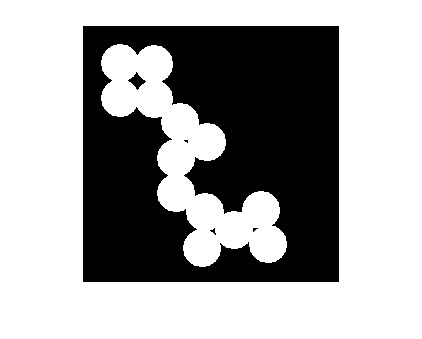
#> input picture Practicals/P3_/data/fig1.jpg, 422 x 339 px, found by its file name
$ jupyter execute CV3.ipynb
#> lines starting #> are read from the running program, lines starting #| are printed output that depends on the picture; after the words box and inside, x2 and y2 are one past the last pixel; in counts of white or black regions, pixels touching at a corner belong together
Setup

[cell 1]
### Import required libraries
import cv2
import numpy as np
import matplotlib.pyplot as plt
from skimage import io, color, img_as_ubyte, feature

[cell 2]
# Function to display images
def display_images(images, titles, rows=1, cols=3):
    """Display multiple images in a grid layout."""
    plt.figure(figsize=(15, 10))
    for i in range(len(images)):
        plt.subplot(rows, cols, i + 1)
        plt.imshow(images[i], cmap='gray')
        plt.title(titles[i])
        plt.axis('off')
    plt.show()

base_path = r'C:\Users\danis\OneDrive\Documents\Repos\CV_PE2\Practicals\P3_\data'

# Load images for the tasks
fig1 = cv2.imread( rf"{base_path}\fig1.jpg", 0)  # Replace with the path to Fig 1
#> fig1 is the input picture: shape (339, 422); min 0, max 255, mean 163.4
fig2 = cv2.imread( rf"{base_path}\fig2.jpg", 0)  # Replace with the path to Fig 1
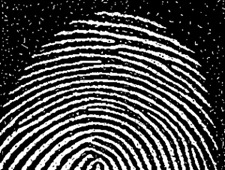
#> input picture Practicals/P3_/data/fig2.jpg, 225 x 170 px, found by its file name
#> fig2 is the input picture: shape (170, 225); min 0, max 255, mean 74.2
fig3 = cv2.imread( rf"{base_path}\fig3.jpg", 0)  # Replace with the path to Fig 1
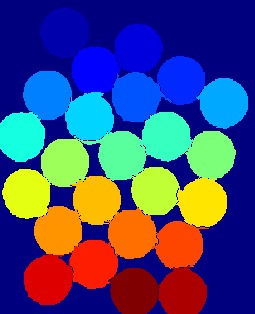
#> input picture Practicals/P3_/data/fig3.jpg, 255 x 314 px, found by its file name
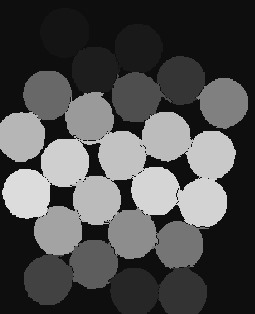
#> fig3: shape (314, 255); min 1, max 233, mean 78.1

# Display original images
display_images([fig1, fig2, fig3], ['Original Fig 1', 'Original Fig 2', 'Original Fig 3'])
#> the loop in display_images, `for i in range(len(images)):` made 3 passes
#> in display_images, `plt.show()`:
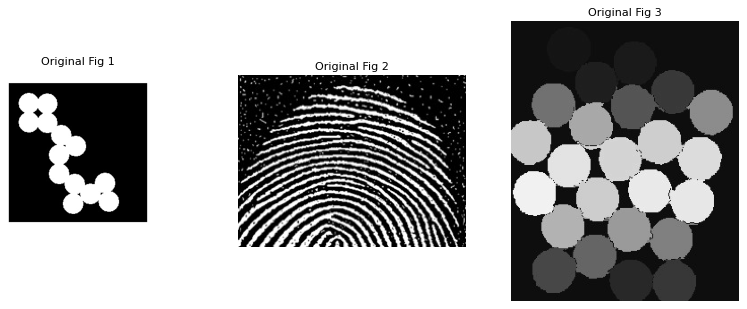
#> figure drawn by matplotlib, 3 panels

Task 1: Erode and Count Balls

[cell 3]
# Lab Task 1: Perform Erosion to separate balls in Fig 1
def task1_erosion(image, kernel_size=8):
#> called with kernel_size = 8
    kernel = np.ones((kernel_size, kernel_size), np.uint8)
    eroded = cv2.erode(image, kernel, iterations=3)
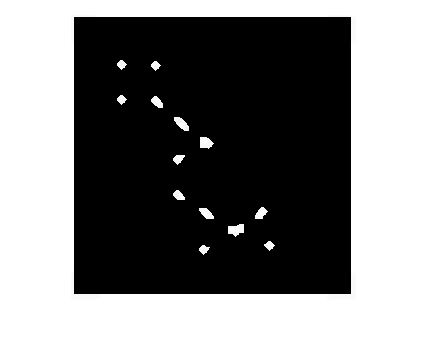
#> eroded: shape (339, 422); min 0, max 255, mean 120.2
#> the loop in display_images (call 2), `for i in range(len(images)):` made 2 passes
    return eroded


# Optional: Count objects in the eroded image (Lab Task 1 extension)
def count_objects(eroded_image):
    _, thresh = cv2.threshold(eroded_image, 127, 255, cv2.THRESH_BINARY)
#> thresh: shape (339, 422); 47.2% white; 14 white regions, largest, box (x1, y1, x2, y2) and area: (0, 0, 422, 339) 66329, (228, 224, 244, 237) 145, (200, 137, 214, 149) 124
    num_labels, _ = cv2.connectedComponents(thresh)
#> num_labels = 15
    return num_labels - 1  # Subtract 1 for the background


# Perform operations for Lab Tasks
eroded_fig1 = task1_erosion(fig1)

# Display results
display_images([fig1, eroded_fig1], ['Original Fig 1', 'Eroded Fig 1'])
# Count objects in Fig 1 after erosion
num_balls = count_objects(eroded_fig1)
#> num_balls = 14
print(f"Total number of balls in Fig 1: {num_balls}")
#| Total number of balls in Fig 1: 14

Task 2: Fingerprint

[cell 4]
# Convert to binary image (if it's not already binary)
_, binary_fig2 = cv2.threshold(fig2, 127, 255, cv2.THRESH_BINARY)
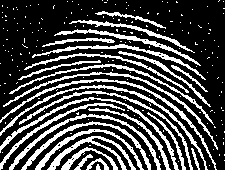
#> binary_fig2: shape (170, 225); 28.4% white in thin lines or dots

# Define a 3x3 kernel for morphological operations
kernel1 = np.ones((2, 2), np.uint8)
kernel2 = np.ones((1, 1), np.uint8)

# Apply Morphological Opening to remove noise (small points)
opened_fig2 = cv2.morphologyEx(binary_fig2, cv2.MORPH_OPEN, kernel1)
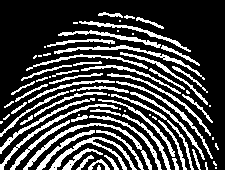
#> opened_fig2: shape (170, 225); 26.9% white; 77 white regions (26 under 20 px), largest, box (x1, y1, x2, y2) and area: (23, 123, 152, 170) 587, (49, 137, 137, 170) 554, (54, 45, 205, 80) 485

# Apply Morphological Closing to fill gaps between ridges (or thumb impressions)
closed_fig2 = cv2.morphologyEx(opened_fig2, cv2.MORPH_CLOSE, kernel2)


# Display the images: Original, Opened, and Closed
display_images([fig2, opened_fig2, closed_fig2], ['Original Fig 2 (Fingerprint)', 'Opened Fig 2 (Fingerprint)', 'Closed Fig 2 (Fingerprint)'])

Morphological Gradient

[cell 5]
# Apply binary threshold
ret, binary_thresh = cv2.threshold(fig3, 18, 255, cv2.THRESH_BINARY)
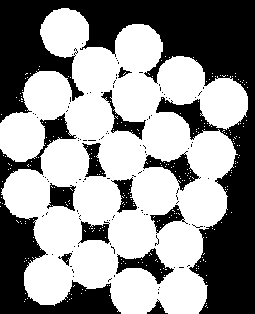
#> binary_thresh: shape (314, 255); 56.9% white; 114 black regions (101 under 20 px), largest, box (x1, y1, x2, y2) and area: (0, 0, 255, 314) 23692, (0, 113, 121, 314) 6105, (116, 248, 174, 284) 783

# Display the binary threshold image
plt.imshow(binary_thresh, cmap='gray')
plt.title('Binary Threshold Image')
plt.axis('off')
plt.show()


# Expand the borders of the image by 10 pixels on each side and fill with 0s
expanded_image = cv2.copyMakeBorder(binary_thresh, 10, 10, 10, 10, cv2.BORDER_CONSTANT, value=0)
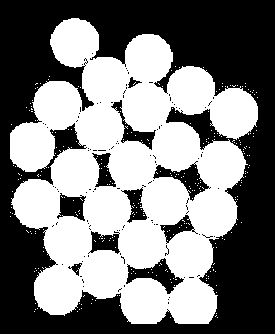
#> expanded_image: shape (334, 275); 49.6% white; 283 white regions (282 under 20 px), largest, box (x1, y1, x2, y2) and area: (10, 18, 258, 324) 45255

# Display the expanded image
plt.imshow(expanded_image, cmap='gray')
plt.title('Expanded Image with Borders')
plt.axis('off')
plt.show()


# Define the kernel for erosion
kernel = np.ones((11, 11), np.uint8)

# Apply erosion
eroded = cv2.erode(expanded_image, kernel, iterations=1)
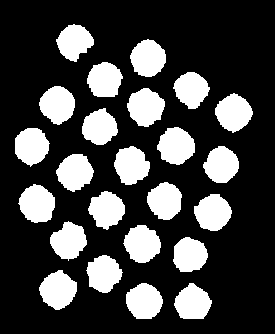
#> eroded: shape (334, 275); 26.1% white; 24 white regions

# Display the eroded image
plt.imshow(eroded, cmap='gray')
plt.title('Eroded Image')
plt.axis('off')
plt.show()


# Find contours in the eroded image
contours, _ = cv2.findContours(eroded, cv2.RETR_EXTERNAL, cv2.CHAIN_APPROX_SIMPLE)
#> contours = 24 contours; largest, box (x1, y1, x2, y2) and area: (18, 184, 55, 223) 1000, (157, 127, 195, 165) 996, (127, 88, 165, 127) 996, (39, 270, 77, 310) 993, (123, 225, 161, 263) 980

# Count the number of contours
ball_count = len(contours)
#> ball_count = 24

print(f"Number of balls: {ball_count}")
#| Number of balls: 24
